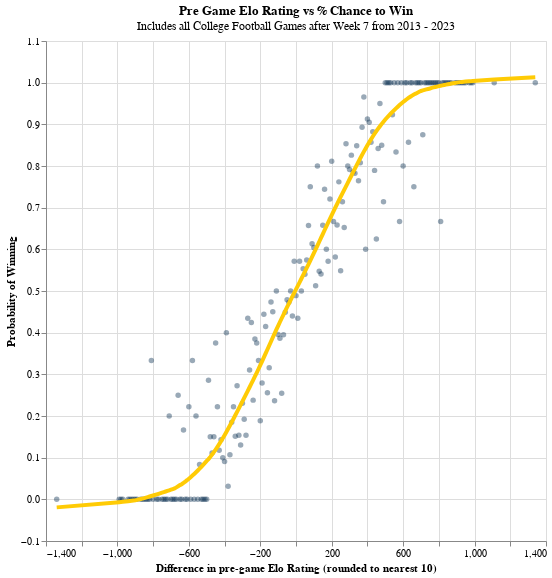

Notebook cell for this chart:
### Code cell
title_params = {
      "text": "Pre Game Elo Rating vs % Chance to Win", 
      "subtitle": "Includes all College Football Games after Week 7 from 2013 - 2023",
    }

base = alt.Chart(a).mark_circle(opacity=0.4, color = '#00274C').encode(
    alt.X('pre_game_elo_diff_rounded:Q', title = 'Difference in pre-game Elo Rating (rounded to nearest 10)'),
    alt.Y('win_flag:Q', title = 'Probability of Winning')
)

# Line is formed using altair's "LOcally Estimated Scatterplot Smoothing" (LOESS)
base + base.transform_loess('pre_game_elo_diff_rounded', 'win_flag').mark_line(size=4, color = '#FFCB05').properties(
    title = title_params,
    height = 500, width = 500)

### Figure 1 — Vega-Lite specification as saved in the notebook (floating-point values rounded to 4 significant figures; data arrays with more than 128 entries replaced by an {"elided": "..."} marker saying what was removed)
{"config": {"view": {"continuousWidth": 300, "continuousHeight": 300}}, "layer": [{"mark": {"type": "circle", "color": "#00274C", "opacity": 0.4}, "encoding": {"x": {"field": "pre_game_elo_diff_rounded", "title": "Difference in pre-game Elo Rating (rounded to nearest 10)", "type": "quantitative"}, "y": {"field": "win_flag", "title": "Probability of Winning", "type": "quantitative"}}}, {"mark": {"type": "line", "color": "#FFCB05", "size": 4}, "encoding": {"x": {"field": "pre_game_elo_diff_rounded", "title": "Difference in pre-game Elo Rating (rounded to nearest 10)", "type": "quantitative"}, "y": {"field": "win_flag", "title": "Probability of Winning", "type": "quantitative"}}, "title": {"text": "Pre Game Elo Rating vs % Chance to Win", "subtitle": "Includes all College Football Games after Week 7 from 2013 - 2023"}, "transform": [{"loess": "win_flag", "on": "pre_game_elo_diff_rounded"}]}], "data": {"name": "data-89efa5455d2a59c78b69f66fa08b36eb"}, "height": 500, "width": 500, "$schema": "https://vega.github.io/schema/vega-lite/v5.16.3.json", "datasets": {"data-89efa5455d2a59c78b69f66fa08b36eb": {"elided": "195 records"}}}
